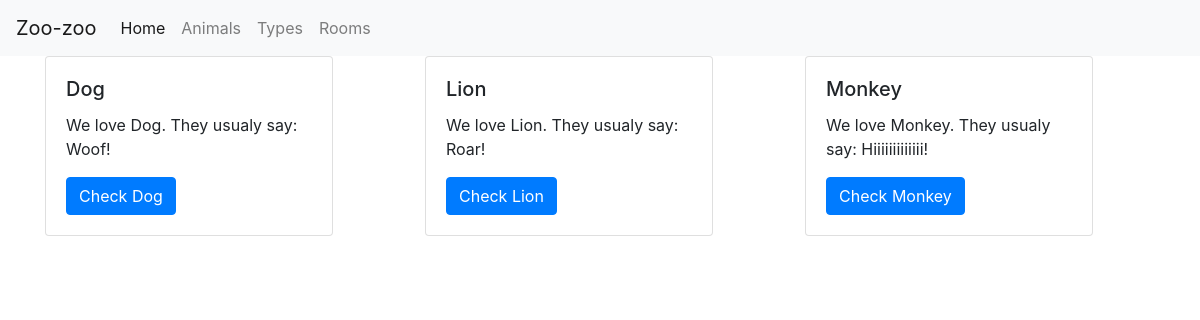
Page /animal/types on the committed database.
### animal/models.py (models this page shows, shortened)
class Type(models.Model):
    name = models.CharField(max_length = 64)
    language = models.CharField(max_length = 64)

### animal/views.py (the view)
# urls.py: path('types',views.types, name = 'types'),
def types(request):
    context = dict()
    types = Type.objects.all()
    context['types'] = types
    return render(request, 'animal/types.html', context)

### templates/animal/types.html (shortened to what this page needs)
{% extends "animal/base.html" %}
{% block body %}
  <div class="container">
    <div class="row">
      {% for type in types %}
      <div class="col-4">
        <div class="card" style="width: 18rem;">
          <div class="card-body">
            <h5 class="card-title">{{type.name}}</h5>
            <p class="card-text"> We love {{type.name}}. They usualy say: {{type.language}}! </p>
            <a href="{% url 'type' type.name %}" class="btn btn-primary">Check {{type.name}}</a>
          </div>
        </div>
      </div>
      {% endfor %}
    </div>
  </div>
{% endblock %}

### rows in the picture
Type: name "Dog", language "Woof"
Type: name "Lion", language "Roar"
Type: name "Monkey", language "Hiiiiiiiiiiiii"
